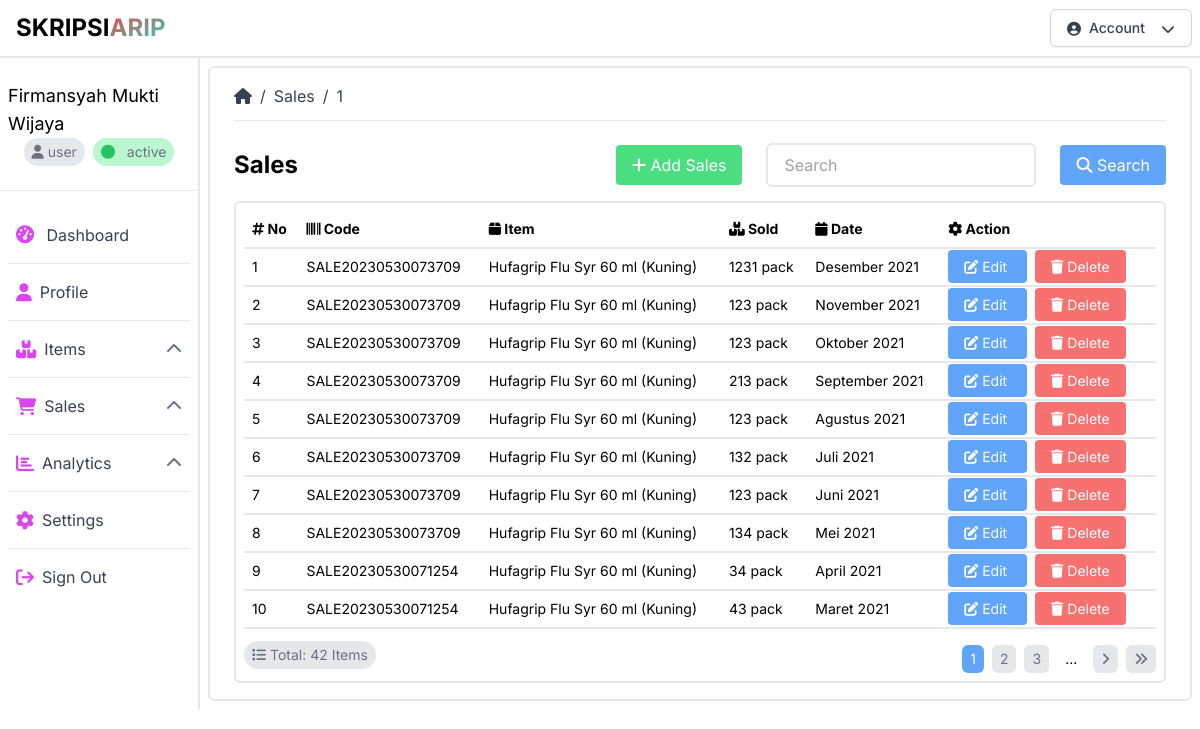
Page /sales.php (signed in) on the earlier database version.
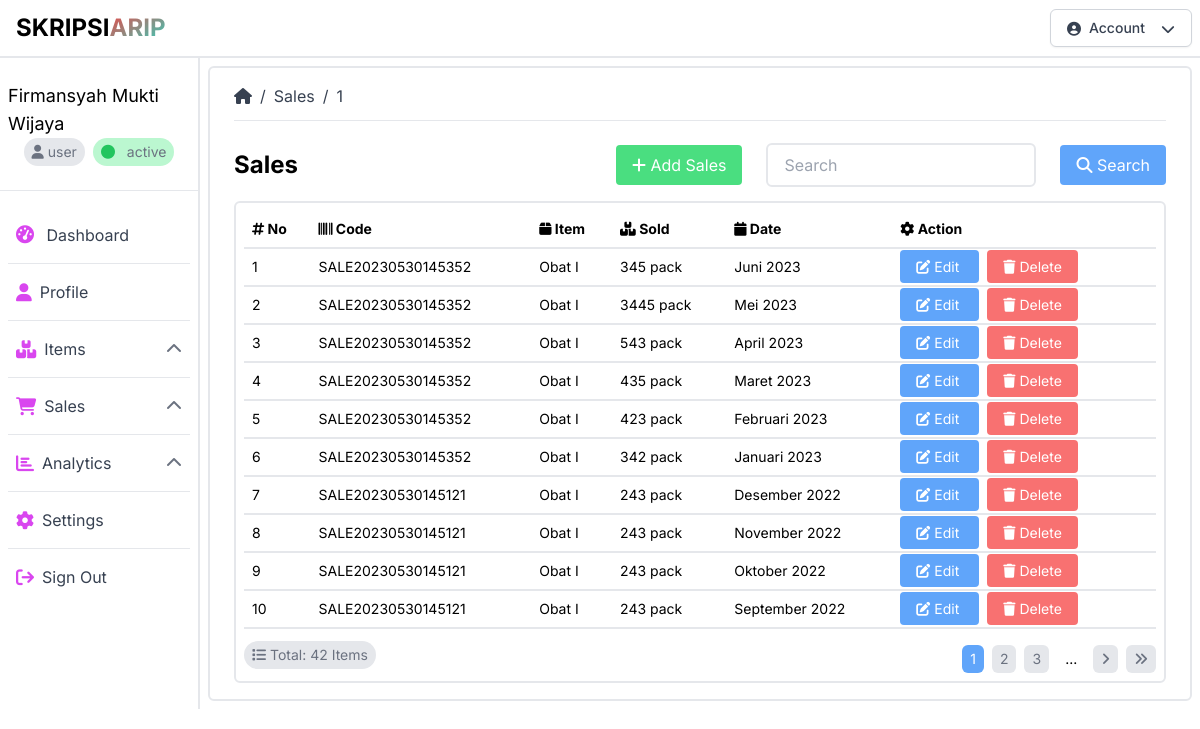
Same page on the later database version.
### tables this page shows
CREATE TABLE `sales` (
  `id` int(11) NOT NULL,
  `code` varchar(32) NOT NULL,
  `sold` varchar(256) NOT NULL,
  `month` varchar(16) NOT NULL,
  `year` varchar(16) NOT NULL,
  `created_at` datetime NOT NULL,
  `updated_at` datetime NOT NULL,
  `id_item` int(11) NOT NULL,
  `id_user` int(11) NOT NULL
);

CREATE TABLE `items` (
  `id` int(11) NOT NULL,
  `code` varchar(32) NOT NULL,
  `name` varchar(128) NOT NULL,
  `price` varchar(256) NOT NULL,
  `stock` varchar(256) NOT NULL,
  `created_at` datetime NOT NULL,
  `updated_at` datetime NOT NULL,
  `id_user` int(11) NOT NULL
);

### public/sales.php (the view, shortened to what the changed rows need)
<?php
require_once("config.php");
$limit = 10;
$page = isset($_GET["page"]) ? (int)$_GET["page"] : 1;
$start = ($page > 1) ? ($page * $limit) - $limit : 0;
$sales = "SELECT s.id, s.code, s.sold, s.month, s.year, s.created_at, i.name, i.price, i.stock FROM sales s INNER JOIN items i ON s.id_item = i.id ORDER BY s.id DESC LIMIT $start, $limit";
$sales_result = mysqli_query($conn, $sales);
$next_page = $page + 1;
$no = $start + 1;
?>
<!DOCTYPE html>
<html lang="id">
<head>
    <link rel="stylesheet" href="css/output.css">
    <link rel="stylesheet" href="https://cdnjs.cloudflare.com/ajax/libs/font-awesome/6.4.0/css/all.min.css"
 />
</head>
<body class="font-inter">
    <div class="container-fluid mx-auto h-auto">
        <div class="flex">
            <?php
                include("components/sidebar.php");
            ?>
            <div class="w-10/12 h-[calc(100vh-3.5rem)] p-2">
                <div class="w-full h-auto border-2 border-gray-200 rounded-md py-4 px-6">
                    <div class="flex flex-col gap-4 mt-4">
                        <div class="flex flex-col gap-2">
                            <div class="flex flex-row items-center justify-between">
                                <div class="flex flex-row items-center gap-2">
                                    <h1 class="text-2xl font-bold">Sales</h1>
                                </div>
                            </div>
                            <div class="w-full h-auto border-2 border-gray-200 rounded-md py-2 px-2">
                                <table class="w-full text-left text-sm">
                                    <thead class="border-b-2 border-gray-200">
                                        <tr>
                                            <th class="px-2 py-2">
                                                <i class="fas fa-hashtag"></i>
                                            No</th>
                                            <th class="px-2 py-2">
                                                <i class="fas fa-barcode"></i>
                                            Code</th>
                                            <th class="px-2 py-2">
                                                <i class="fas fa-box"></i>
                                            Item</th>
                                            <th class="px-2 py-2">
                                                <i class="fas fa-boxes"></i>
                                            Sold</th>
                                            <th class="px-2 py-2">
                                                <i class="fas fa-calendar"></i>
                                            Date</th>
                                            <th class="px-2 py-2">
                                                <i class="fas fa-cog"></i>
                                            Action</th>
                                        </tr>
                                    </thead>
                                    <tbody>
                                        <?php
                                            while($sales = mysqli_fetch_array($sales_result)){
                                                $bulan = array(
                                                    1 => 'Januari',
                                                    2 => 'Februari',
                                                    3 => 'Maret',
                                                    4 => 'April',
                                                    5 => 'Mei',
                                                    6 => 'Juni',
                                                    7 => 'Juli',
                                                    8 => 'Agustus',
                                                    9 => 'September',
                                                    10 => 'Oktober',
                                                    11 => 'November',
                                                    12 => 'Desember'
                                                );
                                        ?>
                                        <tr class="border-b-2 border-gray-200">
                                            <td class="px-2 py-2"><?php echo $no++; ?></td>
                                            <td class="px-2 py-2"><?php echo $sales["code"]; ?></td>
                                            <td class="px-2 py-2"><?php echo $sales["name"]; ?></td>
                                            <td class="px-2 py-2"><?php echo $sales["sold"]; ?> pack</td>
                                            <td class="px-2 py-2"><?php echo $bulan[$sales["month"]]; ?> <?php echo $sales["year"]; ?></td>
                                            <td class="px-2 py-2">
                                                <a href="edit_sales.php?id=<?php echo $sales["id"]; ?>"
                                                    class="bg-blue-400 text-white px-4 py-2 rounded hover:bg-blue-600 mr-2">
                                                    <i class="fas fa-edit"></i>
                                                    Edit
                                                </a>
                                                <a href="delete_sales.php?id=<?php echo $sales["id"]; ?>"
                                                    class="bg-red-400 text-white px-4 py-2 rounded hover:bg-red-600 mr-2">
                                                    <i class="fas fa-trash"></i>
                                                    Delete
                                                </a>
                                            </td>
                                        </tr>
                                        <?php
                                            }
                                        ?>
                                    </tbody>
                                </table>
                                <div class="flex flex-row items-center justify-between mt-2">
                                    <?php
                                        $sql = "SELECT * FROM items";
                                            $result = mysqli_query($conn, $sql);
                                            $total_data = mysqli_num_rows($result);
                                            $total_page = ceil($total_data / $limit);
                                    ?>
                                    <div class="flex flex-row items-center justify-end gap-2 mt-2 text-sm">
                                        <?php
                                            for($i = 1; $i <= $total_page; $i++){
                                                if($i == $page){
                                                    $active = "bg-blue-400 text-white";
                                                }else{
                                                    $active = "bg-gray-200 text-gray-500 hover:bg-gray-400";
                                                }
                                                if($i > $page - 3 && $i < $page + 3){
                                        ?>
                                        <a href="sales_per_item.php?page=<?php echo $i; ?>"
                                            class="<?php echo $active; ?> px-2 py-1 rounded-md">
                                            <?php echo $i; ?>
                                        </a>
                                        <?php
                                                } else if ($i == $page - 3 || $i == $page + 3){
                                        ?>
                                        <span class="px-2 py-1 rounded-md">...</span>
                                        <?php
                                                }
                                            }
                                            if($page < $total_page){
                                        ?>
                                        <a href="sales_per_item.php?page=<?php echo $next_page; ?>"
                                            class="bg-gray-200 text-gray-500 px-2 py-1 rounded-md hover:bg-gray-400">
                                            <i class="fas fa-angle-right"></i>
                                        </a>
                                        <a href="sales_per_item.php?page=<?php echo $total_page; ?>"
                                            class="bg-gray-200 text-gray-500 px-2 py-1 rounded-md hover:bg-gray-400">
                                            <i class="fas fa-angle-double-right"></i>
                                        </a>
                                        <?php
                                            }
                                        ?>
                                    </div>
                                </div>
                            </div>
                        </div>
                    </div>
                </div>
            </div>
        </div>
</body>
</html>

Differences in the rows shown:
no longer on this page (row unchanged): sales: code "SALE20230530073709", id_item.name "Hufagrip Flu Syr 60 ml (Kuning)", sold "1231", month "Desember", year "2021"
no longer on this page (row unchanged): sales: code "SALE20230530073709", id_item.name "Hufagrip Flu Syr 60 ml (Kuning)", sold "123", month "November", year "2021"
no longer on this page (row unchanged): sales: code "SALE20230530073709", id_item.name "Hufagrip Flu Syr 60 ml (Kuning)", sold "123", month "Oktober", year "2021"
no longer on this page (row unchanged): sales: code "SALE20230530073709", id_item.name "Hufagrip Flu Syr 60 ml (Kuning)", sold "213", month "September", year "2021"
no longer on this page (row unchanged): sales: code "SALE20230530073709", id_item.name "Hufagrip Flu Syr 60 ml (Kuning)", sold "123", month "Agustus", year "2021"
no longer on this page (row unchanged): sales: code "SALE20230530073709", id_item.name "Hufagrip Flu Syr 60 ml (Kuning)", sold "132", month "Juli", year "2021"
no longer on this page (row unchanged): sales: code "SALE20230530073709", id_item.name "Hufagrip Flu Syr 60 ml (Kuning)", sold "123", month "Juni", year "2021"
no longer on this page (row unchanged): sales: code "SALE20230530073709", id_item.name "Hufagrip Flu Syr 60 ml (Kuning)", sold "134", month "Mei", year "2021"
no longer on this page (row unchanged): sales: code "SALE20230530071254", id_item.name "Hufagrip Flu Syr 60 ml (Kuning)", sold "34", month "April", year "2021"
no longer on this page (row unchanged): sales: code "SALE20230530071254", id_item.name "Hufagrip Flu Syr 60 ml (Kuning)", sold "43", month "Maret", year "2021"
added sales: code "SALE20230530145352", id_item.name "Obat I", sold "345", month "Juni", year "2023"
added sales: code "SALE20230530145352", id_item.name "Obat I", sold "3445", month "Mei", year "2023"
added sales: code "SALE20230530145352", id_item.name "Obat I", sold "543", month "April", year "2023"
added sales: code "SALE20230530145352", id_item.name "Obat I", sold "435", month "Maret", year "2023"
added sales: code "SALE20230530145352", id_item.name "Obat I", sold "423", month "Februari", year "2023"
added sales: code "SALE20230530145352", id_item.name "Obat I", sold "342", month "Januari", year "2023"
added sales: code "SALE20230530145121", id_item.name "Obat I", sold "243", month "Desember", year "2022"
added sales: code "SALE20230530145121", id_item.name "Obat I", sold "243", month "November", year "2022"
added sales: code "SALE20230530145121", id_item.name "Obat I", sold "243", month "Oktober", year "2022"
added sales: code "SALE20230530145121", id_item.name "Obat I", sold "243", month "September", year "2022"
